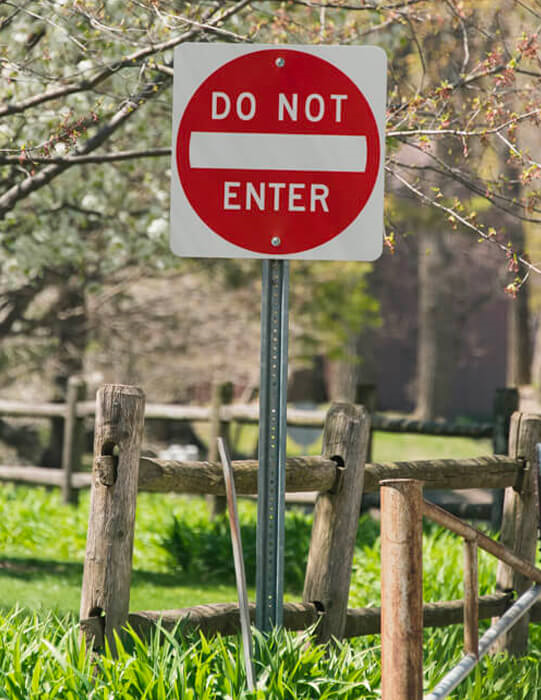
#> input picture signs/donotenter.png, 541 x 700 px, found by its file name
$ python detectShapes.py
#> lines starting #> are read from the running program, lines starting #| are printed output that depends on the picture; after the words box and inside, x2 and y2 are one past the last pixel; in counts of white or black regions, pixels touching at a corner belong together
import cv2
import numpy as np

# Read the image
image = cv2.imread('input/donotenter.png')
#> image is the input picture: shape (700, 541, 3); mean B, G, R 89.8, 122.4, 131.3
print(image)
#> (printed output is left out)

# Convert the image to grayscale
gray = cv2.cvtColor(image, cv2.COLOR_BGR2GRAY)
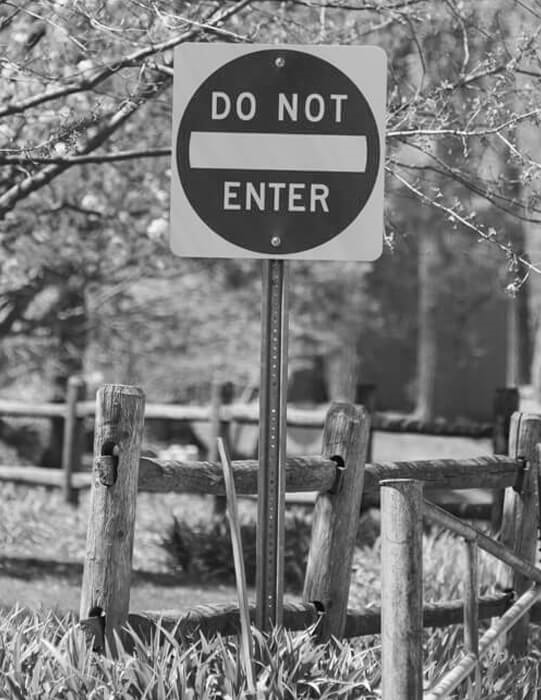
#> gray: shape (700, 541); min 1, max 254, mean 121.3

# Apply edge detection using Canny
edges = cv2.Canny(gray, 50, 150)
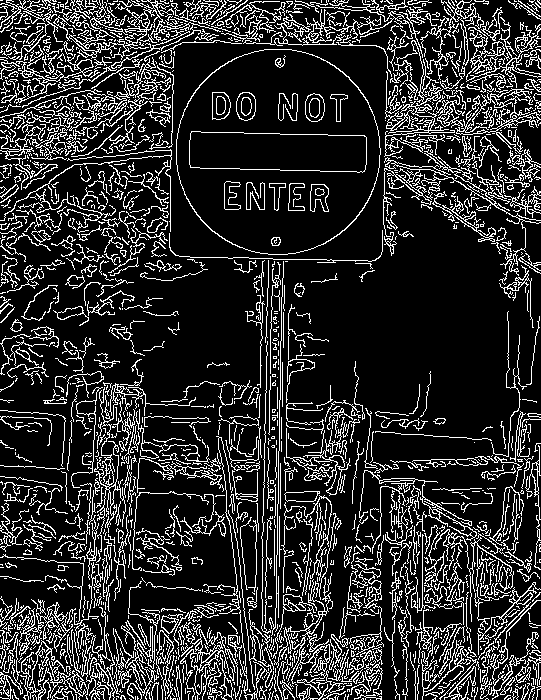
#> edges: shape (700, 541); 17.6% white in thin lines or dots

# Find contours in the edged image
contours, _ = cv2.findContours(edges.copy(), cv2.RETR_EXTERNAL, cv2.CHAIN_APPROX_SIMPLE)
#> contours = 1475 contours, 1320 with area under 20; largest, box (x1, y1, x2, y2) and area: (176, 49, 381, 255) 32980, (52, 0, 221, 69) 978, (466, 17, 541, 88) 952, (384, 40, 465, 157) 876, (178, 622, 238, 700) 812

# Loop over the contours
for contour in contours:
    # Approximate the contour
    epsilon = 0.03 * cv2.arcLength(contour, True)
    approx = cv2.approxPolyDP(contour, epsilon, True)

    # Draw the contour on the original image
    cv2.drawContours(image, [approx], -1, (0, 255, 0), 2)
#> this loop made 1475 passes
#> (epsilon, approx) on passes 1, 5, 6: (0, [[370, 699]]), (0, [[199, 698]]), (0.06, [[177, 698], [177, 699]])
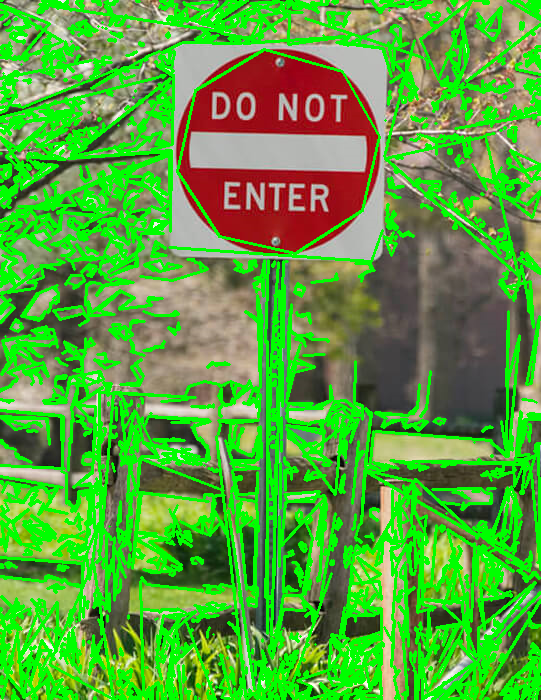
#> image: shape (700, 541, 3); mean B, G, R 60.6, 162.6, 88.7

# Display the result
cv2.imshow('Shapes Detected', image)
cv2.waitKey(0)
cv2.destroyAllWindows()
